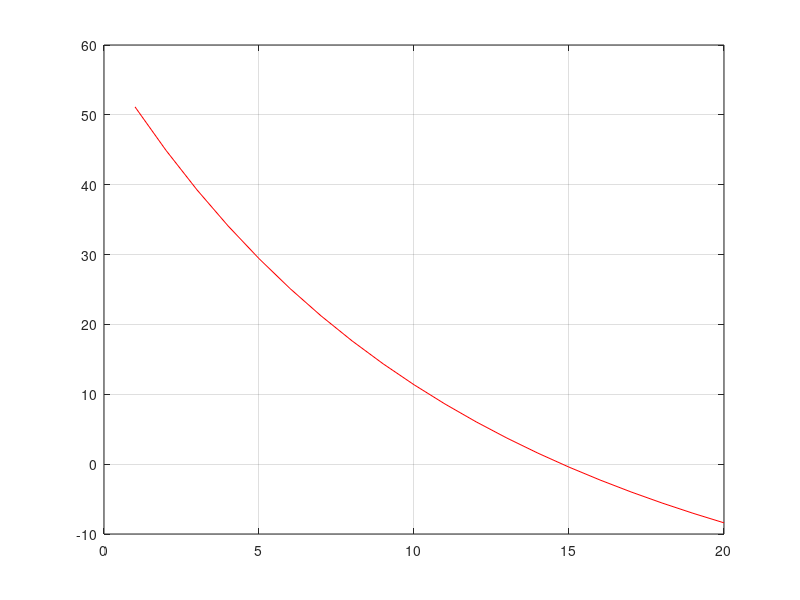

Here is the MATLAB script that generated this plot:
clear all

% DATA

m=68.1; %kg
v=40; %m/s
g=9.8;
t=10;
epsi_adm=0.00005; % %

%Solutia analitica

c=0:1:20;

l=length(c);

f=m*g.*c.^(-1).*(1-exp(-(c/m)*t))-v;

plot(c,f,'r')

grid

%Linear interpolation method (REGULA FALSI)

for i=1:(l-1),
  if f(i)*f(i+1)<=0,
    a=c(i);
    fa=f(i);
    b=c(i+1);
    fb=f(i+1);
    end
  end

epsi=abs((a-b)/a)*100;
N=0;
c_nou=(a*fb-b*fa)/(fb-fa);

while epsi>epsi_adm,
  fc_nou=m*g.*c_nou.^(-1).*(1-exp(-c_nou/m*t))-v;
  ff=fa*fc_nou;

  if ff<0,
    b=c_nou;
  else
    a=c_nou;
  end

  N=N+1;
  c_vechi=c_nou;
  fa=m*g.*a.^(-1).*(1-exp(-a/m*t))-v;
  fb=m*g.*b.^(-1).*(1-exp(-b/m*t))-v;
  c_nou=(a*fb-b*fa)/(fb-fa);
  epsi=abs((c_nou-c_vechi)/c_nou)*100;
end

disp('Linear interpolation method: x0 eroarea e5 N')
disp('--------------------------------------------')

[c_nou epsi*1e5 N]
